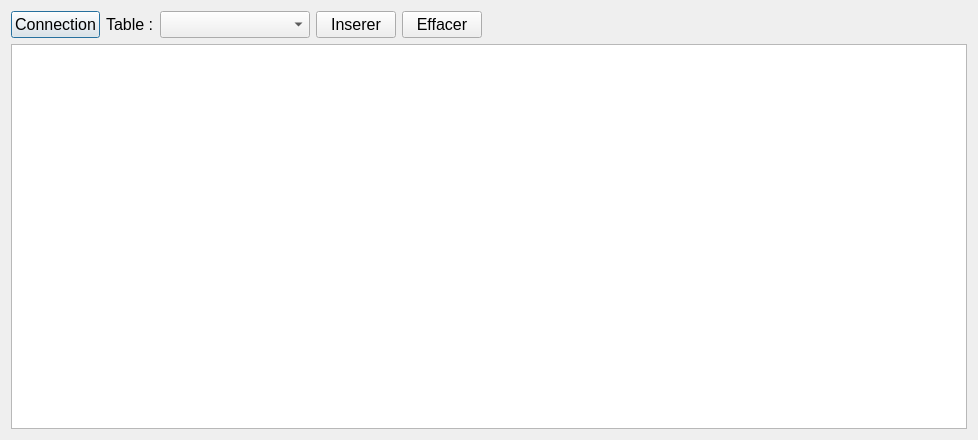
<?xml version="1.0" encoding="UTF-8"?>
<ui version="4.0">
 <class>Dialog</class>
 <widget class="QDialog" name="Dialog">
  <property name="geometry">
   <rect>
    <x>0</x>
    <y>0</y>
    <width>978</width>
    <height>440</height>
   </rect>
  </property>
  <property name="windowTitle">
   <string>SNIR Banque</string>
  </property>
  <layout class="QHBoxLayout" name="horizontalLayout_2">
   <item>
    <layout class="QVBoxLayout" name="verticalLayout">
     <item>
      <layout class="QHBoxLayout" name="horizontalLayout">
       <item>
        <widget class="QPushButton" name="pushButton">
         <property name="font">
          <font>
           <pointsize>12</pointsize>
          </font>
         </property>
         <property name="text">
          <string>Connection</string>
         </property>
        </widget>
       </item>
       <item>
        <widget class="QLabel" name="label">
         <property name="font">
          <font>
           <pointsize>12</pointsize>
          </font>
         </property>
         <property name="text">
          <string>Table :</string>
         </property>
        </widget>
       </item>
       <item>
        <widget class="QComboBox" name="comboBoxTable">
         <property name="minimumSize">
          <size>
           <width>150</width>
           <height>0</height>
          </size>
         </property>
         <property name="font">
          <font>
           <pointsize>12</pointsize>
          </font>
         </property>
        </widget>
       </item>
       <item>
        <widget class="QPushButton" name="pushButtonAjouter">
         <property name="font">
          <font>
           <pointsize>12</pointsize>
          </font>
         </property>
         <property name="text">
          <string>Inserer</string>
         </property>
        </widget>
       </item>
       <item>
        <widget class="QPushButton" name="pushButton_2">
         <property name="font">
          <font>
           <pointsize>12</pointsize>
          </font>
         </property>
         <property name="text">
          <string>Effacer</string>
         </property>
        </widget>
       </item>
       <item>
        <spacer name="horizontalSpacer">
         <property name="orientation">
          <enum>Qt::Horizontal</enum>
         </property>
         <property name="sizeHint" stdset="0">
          <size>
           <width>40</width>
           <height>20</height>
          </size>
         </property>
        </spacer>
       </item>
      </layout>
     </item>
     <item>
      <widget class="QTableView" name="tableView">
       <property name="font">
        <font>
         <pointsize>11</pointsize>
        </font>
       </property>
      </widget>
     </item>
    </layout>
   </item>
  </layout>
 </widget>
 <layoutdefault spacing="6" margin="11"/>
 <resources/>
 <connections/>
</ui>
